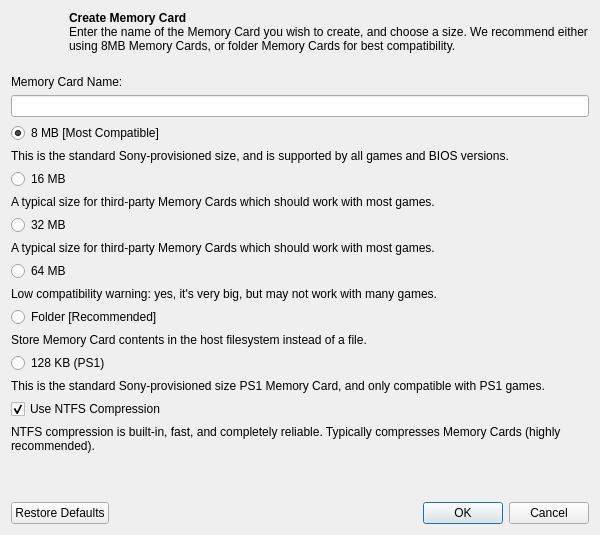
<?xml version="1.0" encoding="UTF-8"?>
<ui version="4.0">
 <class>MemoryCardCreateDialog</class>
 <widget class="QDialog" name="MemoryCardCreateDialog">
  <property name="geometry">
   <rect>
    <x>0</x>
    <y>0</y>
    <width>600</width>
    <height>535</height>
   </rect>
  </property>
  <property name="windowTitle">
   <string>Create Memory Card</string>
  </property>
  <property name="modal">
   <bool>true</bool>
  </property>
  <layout class="QVBoxLayout" name="mainLayout">
   <item>
    <layout class="QHBoxLayout" name="horizontalLayout" stretch="0,1">
     <property name="spacing">
      <number>10</number>
     </property>
     <property name="bottomMargin">
      <number>10</number>
     </property>
     <item>
      <widget class="QLabel" name="icon">
       <property name="minimumSize">
        <size>
         <width>48</width>
         <height>48</height>
        </size>
       </property>
       <property name="maximumSize">
        <size>
         <width>48</width>
         <height>48</height>
        </size>
       </property>
       <property name="pixmap">
        <pixmap resource="../resources/resources.qrc">:/icons/black/svg/memcard-line.svg</pixmap>
       </property>
       <property name="alignment">
        <set>Qt::AlignLeading|Qt::AlignLeft|Qt::AlignTop</set>
       </property>
      </widget>
     </item>
     <item>
      <widget class="QLabel" name="label_2">
       <property name="text">
        <string>&lt;html&gt;&lt;head/&gt;&lt;body&gt;&lt;p&gt;&lt;span style=&quot; font-weight:700;&quot;&gt;Create Memory Card&lt;/span&gt;&lt;br /&gt;Enter the name of the Memory Card you wish to create, and choose a size. We recommend either using 8MB Memory Cards, or folder Memory Cards for best compatibility.&lt;/p&gt;&lt;/body&gt;&lt;/html&gt;</string>
       </property>
       <property name="textFormat">
        <enum>Qt::RichText</enum>
       </property>
       <property name="alignment">
        <set>Qt::AlignLeading|Qt::AlignLeft|Qt::AlignTop</set>
       </property>
       <property name="wordWrap">
        <bool>true</bool>
       </property>
      </widget>
     </item>
    </layout>
   </item>
   <item>
    <layout class="QVBoxLayout" name="verticalLayout_7">
     <item>
      <widget class="QLabel" name="label_3">
       <property name="text">
        <string>Memory Card Name:</string>
       </property>
      </widget>
     </item>
     <item>
      <widget class="QLineEdit" name="name"/>
     </item>
    </layout>
   </item>
   <item>
    <layout class="QVBoxLayout" name="verticalLayout">
     <item>
      <widget class="QRadioButton" name="size8MB">
       <property name="text">
        <string>8 MB [Most Compatible]</string>
       </property>
       <property name="checked">
        <bool>true</bool>
       </property>
      </widget>
     </item>
     <item>
      <widget class="QLabel" name="label_4">
       <property name="text">
        <string>This is the standard Sony-provisioned size, and is supported by all games and BIOS versions.</string>
       </property>
       <property name="alignment">
        <set>Qt::AlignLeading|Qt::AlignLeft|Qt::AlignTop</set>
       </property>
       <property name="wordWrap">
        <bool>true</bool>
       </property>
      </widget>
     </item>
    </layout>
   </item>
   <item>
    <layout class="QVBoxLayout" name="verticalLayout_2">
     <item>
      <widget class="QRadioButton" name="size16MB">
       <property name="text">
        <string>16 MB</string>
       </property>
      </widget>
     </item>
     <item>
      <widget class="QLabel" name="label_5">
       <property name="text">
        <string>A typical size for third-party Memory Cards which should work with most games.</string>
       </property>
       <property name="alignment">
        <set>Qt::AlignLeading|Qt::AlignLeft|Qt::AlignTop</set>
       </property>
       <property name="wordWrap">
        <bool>true</bool>
       </property>
      </widget>
     </item>
    </layout>
   </item>
   <item>
    <layout class="QVBoxLayout" name="verticalLayout_3">
     <item>
      <widget class="QRadioButton" name="size32MB">
       <property name="text">
        <string>32 MB</string>
       </property>
      </widget>
     </item>
     <item>
      <widget class="QLabel" name="label_6">
       <property name="text">
        <string>A typical size for third-party Memory Cards which should work with most games.</string>
       </property>
       <property name="alignment">
        <set>Qt::AlignLeading|Qt::AlignLeft|Qt::AlignTop</set>
       </property>
       <property name="wordWrap">
        <bool>true</bool>
       </property>
      </widget>
     </item>
    </layout>
   </item>
   <item>
    <layout class="QVBoxLayout" name="verticalLayout_4">
     <item>
      <widget class="QRadioButton" name="size64MB">
       <property name="text">
        <string>64 MB</string>
       </property>
      </widget>
     </item>
     <item>
      <widget class="QLabel" name="label_7">
       <property name="text">
        <string>Low compatibility warning: yes, it's very big, but may not work with many games.</string>
       </property>
       <property name="alignment">
        <set>Qt::AlignLeading|Qt::AlignLeft|Qt::AlignTop</set>
       </property>
       <property name="wordWrap">
        <bool>true</bool>
       </property>
      </widget>
     </item>
    </layout>
   </item>
   <item>
    <layout class="QVBoxLayout" name="verticalLayout_5">
     <item>
      <widget class="QRadioButton" name="sizeFolder">
       <property name="text">
        <string>Folder [Recommended]</string>
       </property>
      </widget>
     </item>
     <item>
      <widget class="QLabel" name="label_8">
       <property name="text">
        <string>Store Memory Card contents in the host filesystem instead of a file.</string>
       </property>
       <property name="alignment">
        <set>Qt::AlignLeading|Qt::AlignLeft|Qt::AlignTop</set>
       </property>
       <property name="wordWrap">
        <bool>true</bool>
       </property>
      </widget>
     </item>
    </layout>
   </item>
   <item>
    <layout class="QVBoxLayout" name="verticalLayout_6">
     <item>
      <widget class="QRadioButton" name="size128KB">
       <property name="text">
        <string>128 KB (PS1)</string>
       </property>
      </widget>
     </item>
     <item>
      <widget class="QLabel" name="label_9">
       <property name="text">
        <string>This is the standard Sony-provisioned size PS1 Memory Card, and only compatible with PS1 games.</string>
       </property>
       <property name="alignment">
        <set>Qt::AlignLeading|Qt::AlignLeft|Qt::AlignTop</set>
       </property>
       <property name="wordWrap">
        <bool>true</bool>
       </property>
      </widget>
     </item>
    </layout>
   </item>
   <item>
    <layout class="QVBoxLayout" name="ntfsCompressionLayout">
     <item>
      <widget class="QCheckBox" name="ntfsCompression">
       <property name="text">
        <string>Use NTFS Compression</string>
       </property>
       <property name="checked">
        <bool>true</bool>
       </property>
      </widget>
     </item>
     <item>
      <widget class="QLabel" name="ntfsCompressionLabel">
       <property name="text">
        <string>NTFS compression is built-in, fast, and completely reliable. Typically compresses Memory Cards (highly recommended).</string>
       </property>
       <property name="alignment">
        <set>Qt::AlignBottom|Qt::AlignLeading|Qt::AlignLeft</set>
       </property>
       <property name="wordWrap">
        <bool>true</bool>
       </property>
      </widget>
     </item>
    </layout>
   </item>
   <item>
    <spacer name="verticalSpacer">
     <property name="orientation">
      <enum>Qt::Vertical</enum>
     </property>
     <property name="sizeHint" stdset="0">
      <size>
       <width>20</width>
       <height>40</height>
      </size>
     </property>
    </spacer>
   </item>
   <item>
    <widget class="QDialogButtonBox" name="buttonBox">
     <property name="orientation">
      <enum>Qt::Horizontal</enum>
     </property>
     <property name="standardButtons">
      <set>QDialogButtonBox::Cancel|QDialogButtonBox::Ok|QDialogButtonBox::RestoreDefaults</set>
     </property>
    </widget>
   </item>
  </layout>
 </widget>
 <resources>
  <include location="../resources/resources.qrc"/>
 </resources>
 <connections>
  <connection>
   <sender>buttonBox</sender>
   <signal>accepted()</signal>
   <receiver>MemoryCardCreateDialog</receiver>
   <slot>accept()</slot>
   <hints>
    <hint type="sourcelabel">
     <x>248</x>
     <y>254</y>
    </hint>
    <hint type="destinationlabel">
     <x>157</x>
     <y>274</y>
    </hint>
   </hints>
  </connection>
  <connection>
   <sender>buttonBox</sender>
   <signal>rejected()</signal>
   <receiver>MemoryCardCreateDialog</receiver>
   <slot>reject()</slot>
   <hints>
    <hint type="sourcelabel">
     <x>316</x>
     <y>260</y>
    </hint>
    <hint type="destinationlabel">
     <x>286</x>
     <y>274</y>
    </hint>
   </hints>
  </connection>
 </connections>
</ui>
